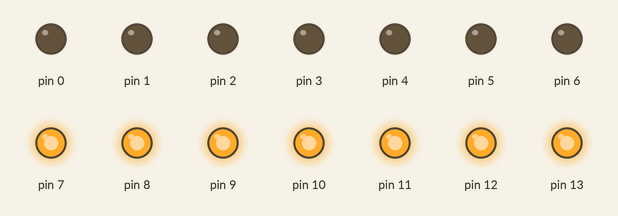
Simulated run of this sketch. Board: Arduino Uno, built with avr-gcc and run on an emulated ATmega328P. On the bench: output pins drawn as LEDs (lit = HIGH).

Above: at 2.0 s.
At 3.5 s:
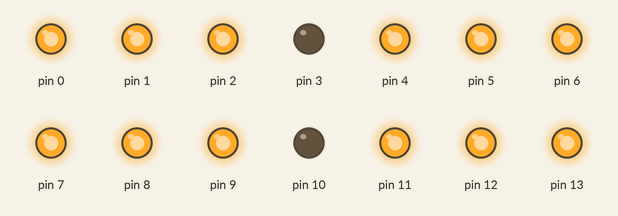
At 11.5 s:
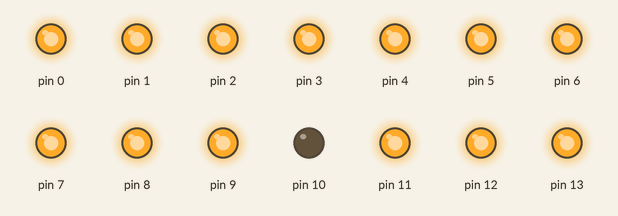
At 20.5 s:
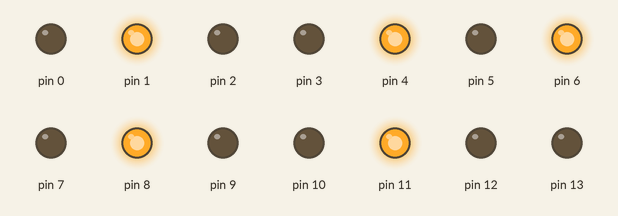
At 29.5 s:
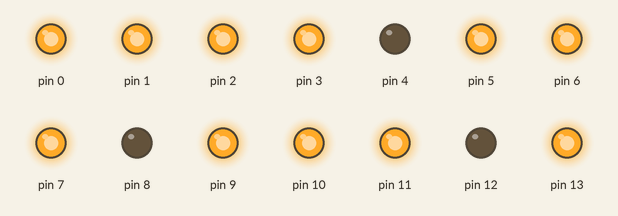
At 38.5 s:
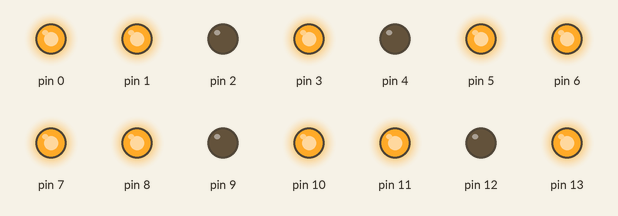
Timing chart, 0 to 40.0 s (numbered marks = the images above):
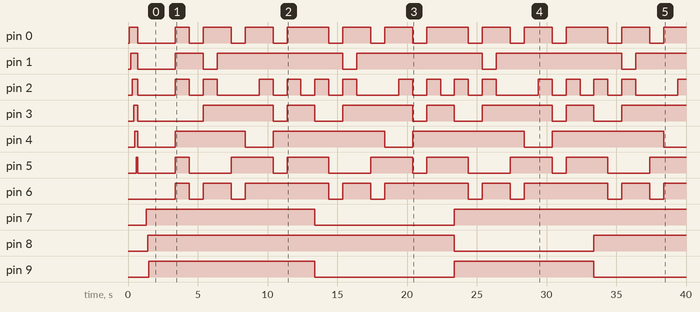

Measured:
- by itself, pin 0: HIGH → LOW at 0.70 s, → HIGH 2.7 s later, → LOW 1.0 s later, → HIGH 1.0 s later, … (24 changes in this stretch)
- by itself, pin 1: goes LOW 2.7 s, HIGH 2.0 s, 3 × (LOW 1.0 s, HIGH 9.0 s), LOW 1.0 s, then HIGH
- by itself, pin 2: repeats every 10.0 s: HIGH 1.0 s, LOW 1.0 s, HIGH 1.0 s, LOW 3.0 s, 2 × (HIGH 1.0 s, LOW 1.0 s)
- by itself, pin 3: repeats every 10.0 s: HIGH 5.0 s, LOW 1.0 s, HIGH 2.0 s, LOW 2.0 s
- by itself, pin 4: goes LOW 2.7 s, HIGH 5.0 s, 3 × (LOW 2.0 s, HIGH 8.0 s), then LOW
- by itself, pin 5: HIGH → LOW at 0.70 s, → HIGH 2.7 s later, → LOW 1.0 s later, → HIGH 3.0 s later, … (16 changes in this stretch)
- by itself, pin 6: repeats every 10.0 s: LOW 1.0 s, HIGH 2.0 s, LOW 1.0 s, HIGH 6.0 s
- by itself, pin 7, pin 13: HIGH → LOW at 13.4 s, → HIGH 10.0 s later

The sketch:

led_test.ino
```cpp
/*
static const int leds[10][7] = {
				{ 10, 9, 8, 0, 6, 5, 4 }, // 0
				{  0, 0, 8, 0, 0, 5, 0 }, // 1
				{ 10, 0, 8, 7, 6, 0, 4 }, // 2
				{ 10, 0, 8, 7, 0, 5, 4 }, // 3
				{  0, 9, 8, 7, 0, 5, 0 }, // 4
				{ 10, 9, 0, 7, 0, 5, 4 }, // 5
				{ 10, 9, 0, 7, 6, 5, 4 }, // 6
				{ 10, 0, 8, 0, 0, 5, 0 }, // 7
				{ 10, 9, 8, 7, 6, 5, 4 }, // 8
				{ 10, 9, 8, 7, 0, 5, 4 }  // 9
				};
*/
static const int ledsTens[10][7] = {
				{ 13, 12, 11, 14,  9,  8,  7 }, // 0
				{ 14, 14, 11, 14, 14,  8, 14 }, // 1
				{ 13, 14, 11, 10,  9, 14,  7 }, // 2
				{ 13, 14, 11, 10, 14,  8,  7 }, // 3
				{ 14, 12, 11, 10, 14,  8, 14 }, // 4
				{ 13, 12, 14, 10, 14,  8,  7 }, // 5
				{ 13, 12, 14, 10,  9,  8,  7 }, // 6
				{ 13, 14, 11, 14, 14,  8, 14 }, // 7
				{ 13, 12, 11, 10,  9,  8,  7 }, // 8
				{ 13, 12, 11, 10, 14,  8,  7 }  // 9
				};

static const int ledsOnes[10][7] = {
				{  6,  5,  4, 14,  2,  1,  0 }, // 0
				{ 14, 14,  4, 14, 14,  1, 14 }, // 1
				{  6, 14,  4,  3,  2, 14,  0 }, // 2
				{  6, 14,  4,  3, 14,  1,  0 }, // 3
				{ 14,  5,  4,  3, 14,  1, 14 }, // 4
				{  6,  5, 14,  3, 14,  1,  0 }, // 5
				{  6,  5, 14,  3,  2,  1,  0 }, // 6
				{  6, 14,  4, 14, 14,  1, 14 }, // 7
				{  6,  5,  4,  3,  2,  1,  0 }, // 8
				{  6,  5,  4,  3, 14,  1,  0 }  // 9
				};

int i;
int j;
int k;
int l;
int m;
int tmp;

void setup()
{
  for (i = 0; i < 14; i++) pinMode(i, OUTPUT);
  for (i = 0; i < 7; i++)
  {
    delay(100);
    digitalWrite(i, HIGH);
  }
//  delay(1500);
  ledCls(0, 7);
  delay(500);
  for (i = 7; i < 14; i++)
  {
    delay(100);
    digitalWrite(i, HIGH);
  }
  delay(1500);
  ledCls(7, 14);
}

void loop()
{
  /*
  for (i = 0; i < 10; i++)
  {
    for (j = 0; j < 7; j++)
    {
        digitalWrite(ledsTens[i][j], (ledsTens[i][j] != 14 ? HIGH : LOW));
    }
    delay(500);
    ledCls(
  }
  */
  for (i = 0; i < 10; i++)
  {
    for (j = 0; j < 7; j++)
    {
        digitalWrite(ledsTens[i][j], (ledsTens[i][j] != 14 ? HIGH : LOW));
    }
    for (k = 0; k < 10; k++)
    {
      for (l = 0; l < 7; l++)
      {
        digitalWrite(ledsOnes[k][l], (ledsOnes[k][l] != 14 ? HIGH : LOW));
      }
      delay(1000);
      ledCls(0, 7);
    }
    ledCls(7, 14);
//    ledCls(0, 7);
  }
}

void ledCls(int start, int limit)
{
  for (m = start; m < limit; m++)
  {
    digitalWrite(m, LOW);
  }
}
```
